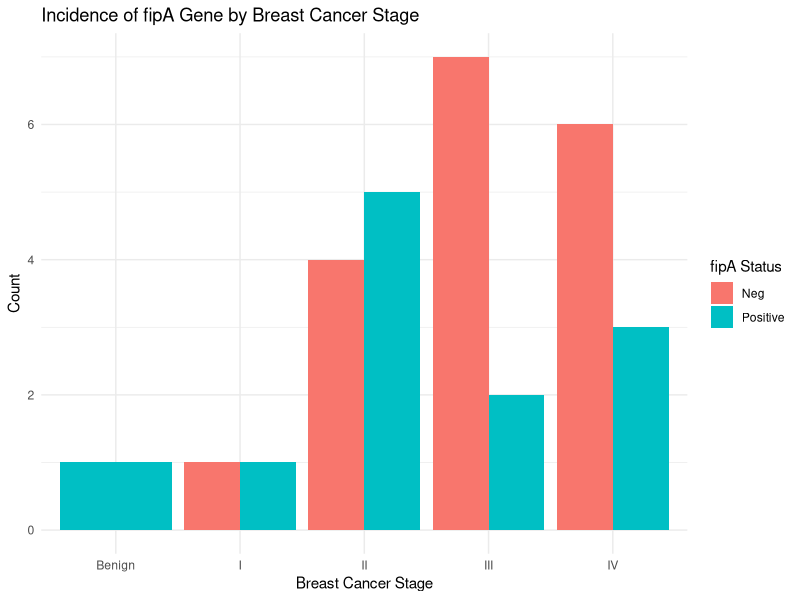

Write the R code that produced this figure.
# Load necessary libraries
library(ggplot2)
library(dplyr)

# Load the dataset
data <- read.csv("BreastCancer_Dataset.csv")

# Convert BC Stage and fipA to factors for better plotting
data$BC.Stage <- as.factor(data$BC.Stage)
data$fipA <- as.factor(data$fipA)

# Summary of fipA by BC Stage
fipA_summary <- data %>%
  group_by(BC.Stage, fipA) %>%
  summarise(count = n(), .groups = 'drop')

# Plotting
ggplot(fipA_summary, aes(x = BC.Stage, y = count, fill = fipA)) +
  geom_bar(stat = "identity", position = "dodge") +
  labs(title = "Incidence of fipA Gene by Breast Cancer Stage",
       x = "Breast Cancer Stage",
       y = "Count",
       fill = "fipA Status") +
  theme_minimal()
